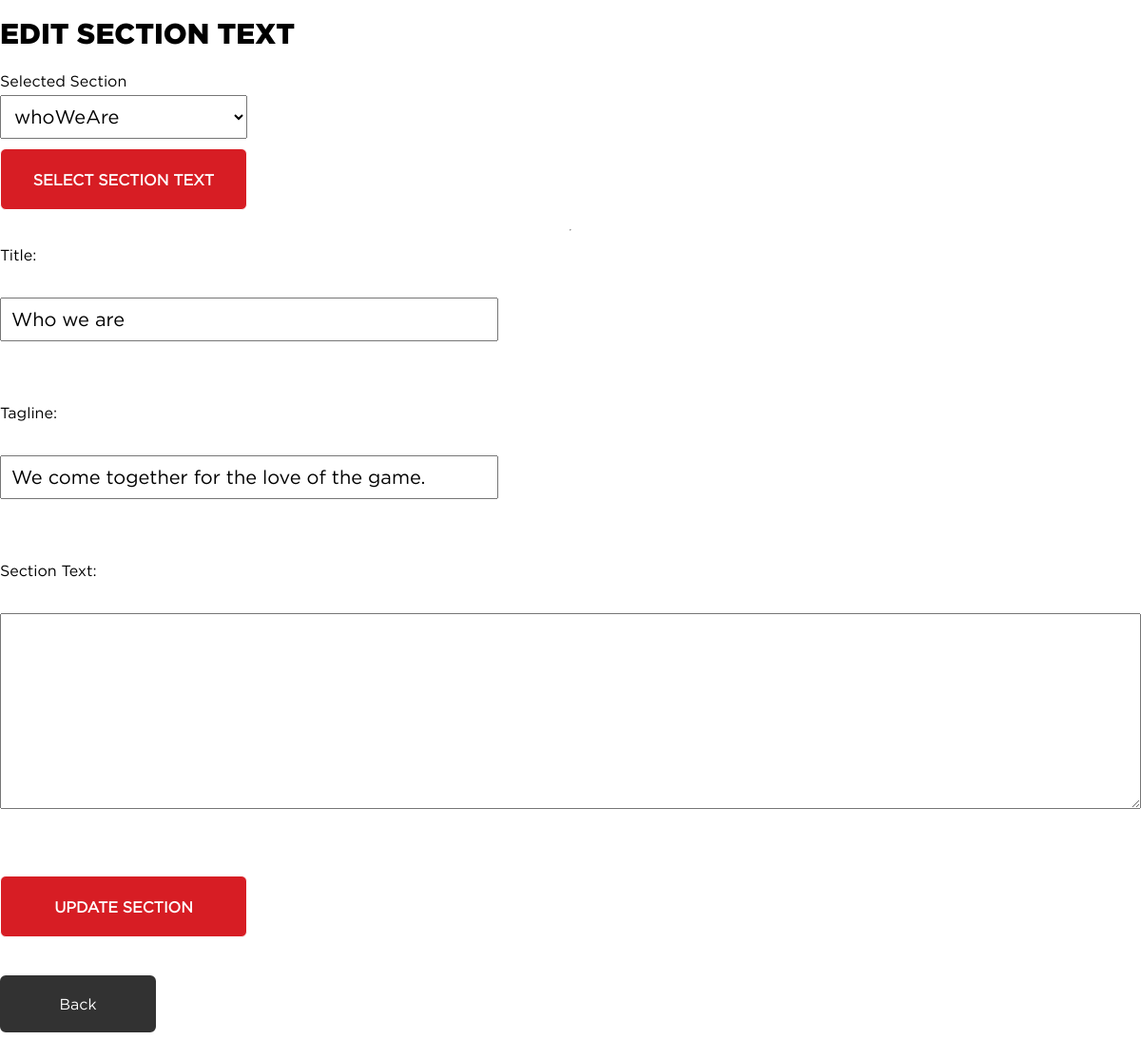
The app's page /admin/admin_editsectiontext.php with its own data.
### tables this page shows
CREATE TABLE `tbl_sections` (
  `ID` int(11) NOT NULL,
  `title` varchar(100) NOT NULL,
  `body` text NOT NULL,
  `image` varchar(150) NOT NULL DEFAULT 'image.jpg',
  `page_id` int(11) NOT NULL,
  `tagline` varchar(600) NOT NULL,
  `alt_text` text,
  `component_type` varchar(80) NOT NULL,
  `button_text` varchar(80) DEFAULT NULL,
  `button_link` varchar(150) NOT NULL,
  `section_id` varchar(80) NOT NULL,
  `section_order` int(3) NOT NULL,
  `is_overview` tinyint(1) NOT NULL
);

### admin/scripts/sectiontext.php (called while the page is built, shortened)
<?php
function getSingleSectionText($id)
{
    $pdo = Database::getInstance()->getConnection();
    $get_sectiontext_query = 'SELECT * FROM tbl_sections WHERE ID = :ID';
    $get_sectiontext_set   = $pdo->prepare($get_sectiontext_query);
    $results        = $get_sectiontext_set->execute(
        array(
            ':ID' => $id,
        )
    );
    if ($results && $get_sectiontext_set->rowCount()) {
        return $get_sectiontext_set;
    } else {
        return false;
    }
}
function  getAllSectionTexts()
{
    $pdo = Database::getInstance()->getConnection();
    $get_sectiontext_query = 'SELECT * FROM tbl_sections';
    $sectiontexts = $pdo->query($get_sectiontext_query);
    if($sectiontexts){
        return $sectiontexts;
    }else{
        return false;
    }
}

### admin/admin_editsectiontext.php (the view, shortened to what this page needs)
<?php
$all_sectiontexts = getAllSectionTexts();
$id = $_SESSION['ID']??2;
$current_sectiontext = getSingleSectionText($id);
?>
<?php include  './admin_head.php';?>
<body class="admin">
    <h2 class="loginTitle">Edit Section Text</h2>
        <form class="adminform" action="admin_editsectiontext.php" method="get">
            <label for="ID">Selected Section</label>
            <select name="ID" id="ID">
                <?php foreach ($all_sectiontexts as $sectiontext): ?>
                    <option value="<?php echo $sectiontext["ID"] ?>" <?php echo $sectiontext["ID"] === $id ?"selected":"" ?>>
                        <?php echo $sectiontext["section_id"] ?>
                    </option>
                <?php endforeach ?>
            </select>
            <button type="submit" name="submit">Select Section Text</button>
        </form>
        <hr>
    <?php if (!empty($current_sectiontext)): ?>
    <form class="adminform" action="admin_editsectiontext.php" method="post">
        <?php while ($sectiontext_info = $current_sectiontext->fetch(PDO::FETCH_ASSOC)): ?>
            <label for="title">Title:</label><br>
            <input id="title" type="text" name="title" value="<?php echo $sectiontext_info['title']; ?>"><br><br>
            <label for="tagline">Tagline:</label><br>
            <input id="tagline" type="text" name="tagline" value="<?php echo $sectiontext_info['tagline']; ?>"><br><br>
            <label for="body">Section Text:</label><br>
            <textarea id="body" type="text" name="body" value="<?php echo $sectiontext_info['body']; ?>"></textarea><br><br>
            <button type="submit" name="submit">Update Section</button>
        <?php endwhile;?>
    </form>
    <?php endif;?>
    <a class="back" href="index.php">Back</a>
</body>
</html>

### css/main.css (style rules this page uses)
html,body,div,span,applet,object,iframe,h1,h2,h3,h4,h5,h6,p,blockquote,pre,a,abbr,acronym,address,big,cite,code,del,dfn,em,img,ins,kbd,q,s,samp,small,strike,strong,sub,sup,tt,var,b,u,i,center,dl,dt,dd,ol,ul,li,fieldset,form,label,legend,table,caption,tbody,tfoot,thead,tr,th,td,article,aside,canvas,details,embed,figure,figcaption,footer,header,hgroup,menu,nav,output,ruby,section,summary,time,mark,audio,video { margin:0;padding:0;border:0;font-size:100%;font:inherit;vertical-align:baseline }
body { line-height:1 }
a { font-family:"Gotham-Book",Arial,Helvetica,sans-serif }
a:link,a:visited,a:active { text-decoration:none;color:inherit }
* { font-family:"Gotham-Book",Arial,Helvetica,sans-serif;font-size:20px }
html { scroll-behavior:smooth }
body::after { position:absolute;width:0;height:0;overflow:hidden;z-index:-1;background:url(./images/jumpbuttons/ACTIVE_CITYOFLONDON.svg) url(./images/jumpbuttons/ACTIVE_MINORHOCKEY.svg) url(./images/jumpbuttons/ACTIVE_RECHOCKEY.svg) url(./images/jumpbuttons/ACTIVE_SEASONS.svg) url(./images/jumpbuttons/ACTIVE_SLEDGEHOCKEY.svg) url(./images/jumpbuttons/ACTIVE_TOURNAMENTS.svg) url(./images/jumpbuttons/CITYOFLONDON.svg) url(./images/jumpbuttons/MINORHOCKEY.svg) url(./images/jumpbuttons/RECHOCKEY.svg) url(./images/jumpbuttons/SEASONS.svg) url(./images/jumpbuttons/SLEDGEHOCKEY.svg) url(./images/jumpbuttons/TOURNAMENTS.svg) }
.loginTitle { font-family:"Gotham-Black",Arial,Helvetica,sans-serif;font-size:30px;text-transform:uppercase;margin:20px 0 }
.adminform { font-family:"Gotham-Book",Arial,Helvetica,sans-serif;font-size:16px;line-height:30px;display:flex;flex-direction:column }
.adminform input { max-width:500px;padding:10px }
.admin { display:flex;flex-direction:column;height:auto;width:100%;max-width:1200px;margin:0 auto }
.admin button { margin:10px 0;cursor:pointer;display:flex;align-items:center;justify-content:center;box-sizing:border-box;background-color:#d71d24;color:#fff !important;text-transform:uppercase;border:1px solid #fff;padding:15px;border-radius:6px;font-weight:bold;width:260px;height:65px;font-size:1rem }
.admin .back { cursor:pointer;background-color:#323232;width:100px;padding:20px 30px !important;border-radius:6px;margin:30px 0;color:#fff;text-align:center;border:2px solid #323232 }
.admin textarea { height:200px }
select { width:260px;padding:10px }

### records on screen
tbl_sections: title "Who we are", tagline "We come together for the love of the game."

### other values on screen
form field ID "whoWeAre"
